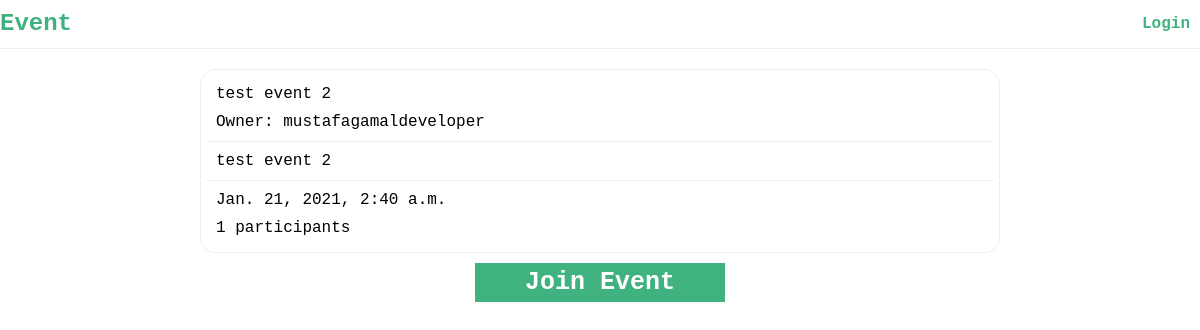
The app's page /events/2/ with its own data.
### events/models.py (models this page shows, shortened)
class Event(models.Model):
    owner = models.ForeignKey(
        CustomUser,
        on_delete=models.CASCADE,
        related_name="owned_events")
    title = models.CharField(max_length=200)
    description = models.TextField()
    date = models.DateTimeField()
    participants = models.ManyToManyField(
        CustomUser,
        blank=True,
        related_name="events")
    created_at = models.DateTimeField(auto_now_add=True)
    updated_at = models.DateTimeField(auto_now=True)
    def is_owner(self, request):
        return request.user.is_authenticated and request.user == self.owner
    def is_participating(self, request):
        return request.user.is_authenticated and self.participants.filter(pk=request.user.pk).exists()

### accounts/models.py (models this page shows, shortened)
class CustomUser(AbstractUser):
    @property
    def name(self):
        return self.email.split('@')[0]

### events/views.py (the view)
# urls.py: path('events/<int:pk>/', views.EventDetailView.as_view(), name='events.detail'),
class EventDetailView(DetailView):
    model = Event
    template_name = "events/detail.html"
    context_object_name = "event"
    def get_context_data(self, **kwargs):
        context = super().get_context_data(**kwargs)
        context['is_owner'] = self.object.is_owner(self.request)
        context['is_participating'] = self.object.is_participating(self.request)
        return context

### events/templates/events/detail.html (shortened to what this page needs)
{% extends 'events/layout.html' %}
{% block content %}
<div class="detail">
    <div class="event">
        <div class="header">
            <p class="title">
                {{ event.title }}
            </p>
            <p class="owner">
                Owner: {{ event.owner.name }}
            </p>
        </div>
        <div class="body">
            <p class="description">
                {{ event.description }}
            </p>
        </div>
        <div class="info">
            <p class="date">
                {{ event.date }}
            </p>
            <p class="participants">
                {{ event.participants.count }} participants
            </p>
        </div>
    </div>
    {% if not is_owner %}
        {% if is_participating %}
            <form
                action="{% url 'events.withdraw' pk=event.pk %}"
                method="post"
                class="join-event">
                {% csrf_token %}
                <div class="field">
                    <div class="input create-event">
                        <button id="events-delete">Withdraw</button>
                    </div>
                </div>
            </form>
        {% else %}
            <form
                action="{% url 'events.join' pk=event.pk %}"
                method="post"
                class="join-event">
                <input type="submit" value="Join Event">
            </form>
        {% endif %}
    {% else %}
        <div class="create-event">
            <a href="{% url 'events.update' pk=event.pk %}">Update Event</a>
        </div>
    {% endif %}
</div>
{% endblock content %}

### events/static/events/css/styles.css (style rules this page uses)
* { margin: 0; padding: 0; box-sizing: border-box; font-family: 'Courier New', Courier, monospace; }
.create-event a, .create-event button, .join-event input[type="submit"] { display: block; margin: auto; width: 250px; text-align: center; text-decoration: none; font-weight: bold; font-size: 25px; color: white; background-color: #3FB27F; padding: 5px 10px; border: none; outline: none; }
.event { max-width: 800px; margin: 10px auto; border: 1px solid #eee; padding: 5px; border-radius: 15px; }
.event .header, .event .body, .event .info { padding: 10px; }
.event .header { border-bottom: 1px solid #eee; }
.event .header .title { margin-bottom: 10px; }
.event .body { border-bottom: 1px solid #eee; }
.event .info .date { margin-bottom: 10px; }

### records on screen
Event: title "test event 2", owner.name "mustafagamaldeveloper", description "test event 2", date "Jan. 21, 2021, 2:40 a.m.", participants.count "1"
